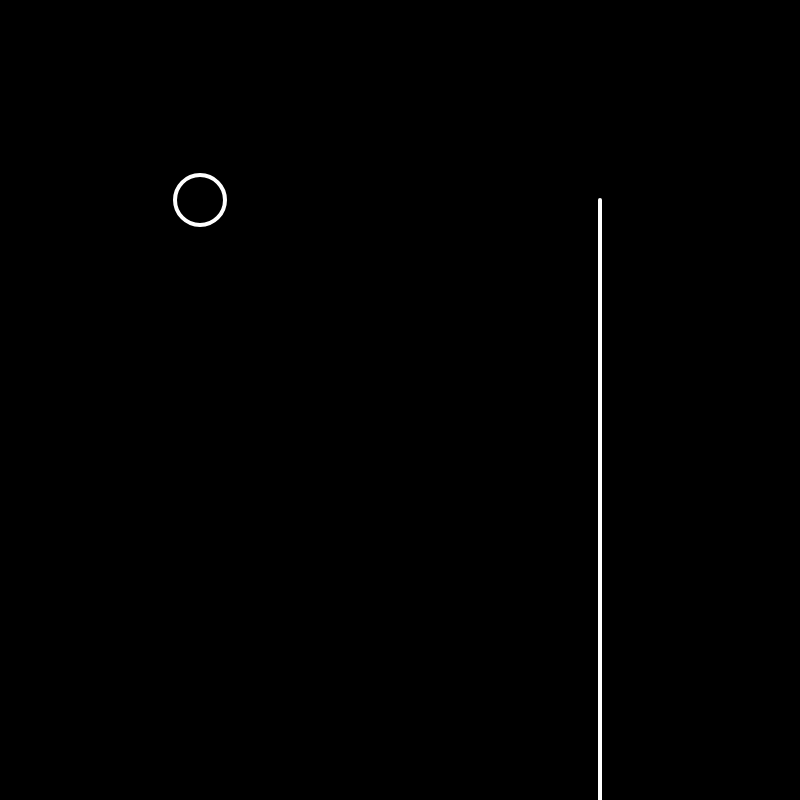
Frame 1 (no input)
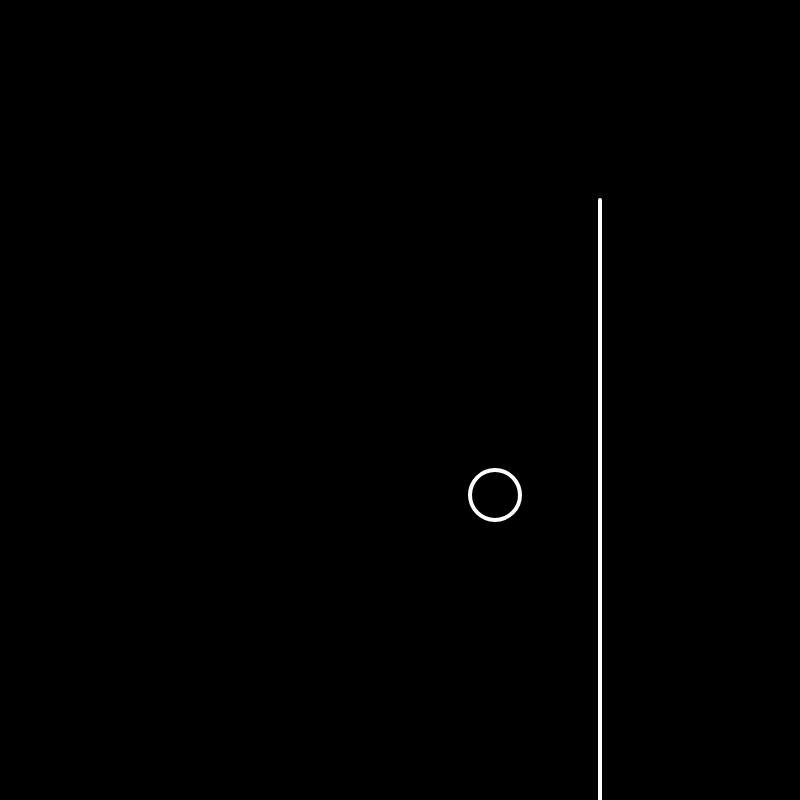
Frame 60 (no input)
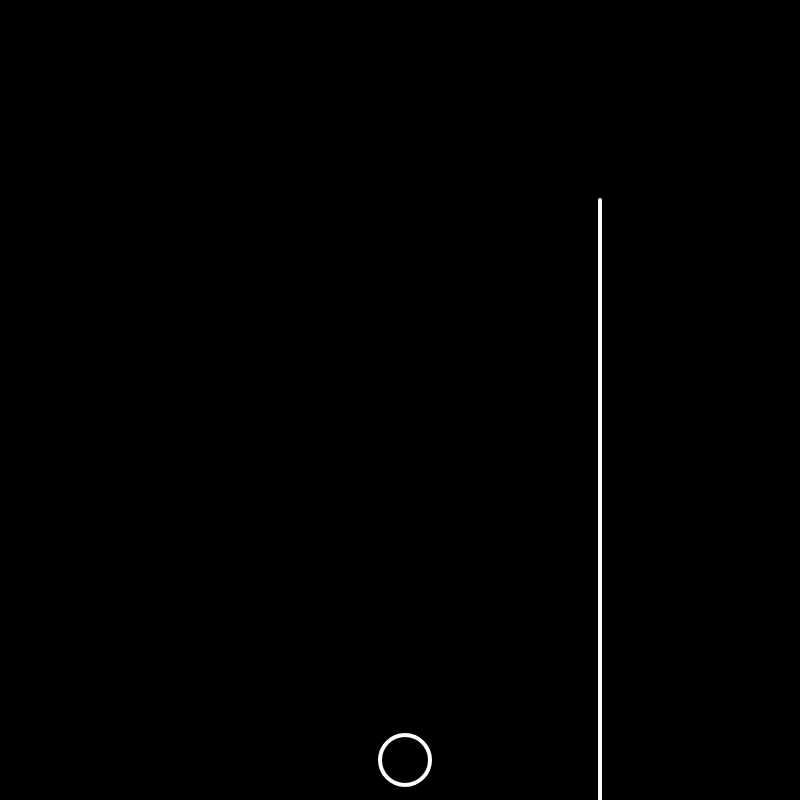
Frame 120 (the mouse pressed at the canvas centre since frame 60)

The p5.js sketch that drew these frames (run headless with seeded random() and noise() and a simulated clock; from frame 60 on, the mouse is pressed at the canvas centre):

// p5.js sketch
// ── sketch.js
let bubble;
let wall;

function setup() {
  createCanvas(800, 800);
  bubble = new Bubble(200, 200, 50, 5, 5);
  wall = new Wall(600, 200, 600, 800);
}

function draw() {
  background(0);

  bubble.show();
  bubble.bounce(wall);
  bubble.move();

  wall.show();
}

class Bubble {
  constructor(x, y, d, speedX, speedY) {
    this.x = x;
    this.y = y;
    this.d = d;
    this.speedX = speedX;
    this.speedY = speedY;
  }
  show() {
    noFill();
    stroke(255);
    strokeWeight(4);
    ellipse(this.x, this.y, this.d);
  }
  move() {

    this.x += this.speedX;
    this.y += this.speedY;
  }

  bounce(obstacle) {
    //bounce off canvas sides
    if(this.x + this.d / 2 > width) {
      this.speedX = this.speedX * -1;
      this.x = width - this.d / 2;
    } else if(this.x - this.d / 2 < 0) {
      this.speedX = this.speedX * -1;
      this.x = 0 + this.d / 2;
    }
    if(this.y + this.d / 2 > height) {
      this.speedY = this.speedY * -1;
      this.y = height - this.d / 2;
    } else if(this.y - this.d / 2 < 0) {
      this.speedY = this.speedY * -1;
      this.y = 0 + this.d / 2;
    }
    //bounce off walls

    let obstacleLength = dist(obstacle.x1, obstacle.y1, obstacle.x2, obstacle.y2);

    console.log(obstacleLength);

    if(this.x == obstacleLength && this.y == obstacleLength) {
      this.speedX = this.speedX * -1;
    }
  }
}

class Wall {
  constructor(x1, y1, x2, y2) {
    this.x1 = x1;
    this.y1 = y1;
    this.x2 = x2;
    this.y2 = y2;
  }
  show() {
    stroke(255);
    strokeWeight(4);
    line(this.x1, this.y1, this.x2, this.y2);
  }
}
